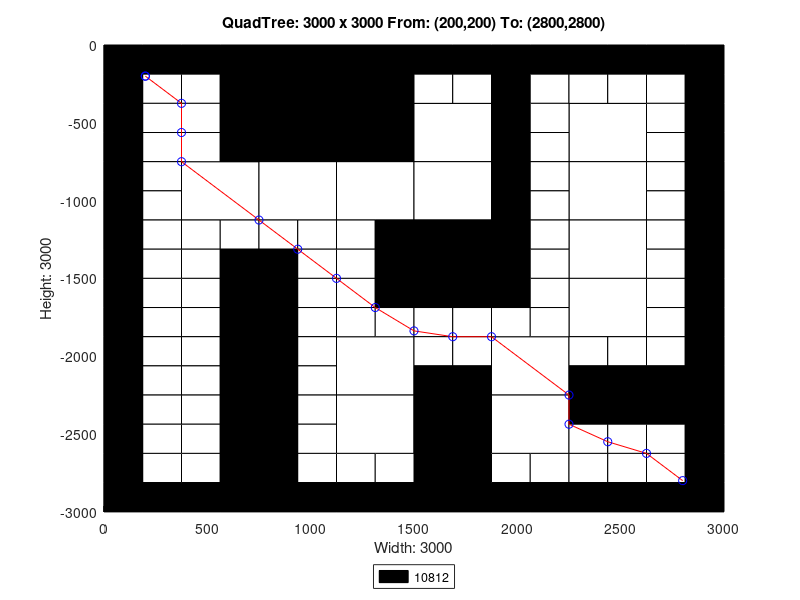

Source code (MATLAB):
axis([0 3000 -3000 0]);
title('QuadTree: 3000 x 3000 From: (200,200) To: (2800,2800)');
xlabel('Width: 3000');
ylabel('Height: 3000');
rectangle('Position',[750 -750 750 750], 'FaceColor',[0 0 0]);
rectangle('Position',[375 -1125 375 375], 'FaceColor',[1 1 1]);
rectangle('Position',[750 -1125 375 375], 'FaceColor',[1 1 1]);
rectangle('Position',[1125 -1125 375 375], 'FaceColor',[1 1 1]);
rectangle('Position',[1500 -750 375 375], 'FaceColor',[1 1 1]);
rectangle('Position',[2250 -750 375 375], 'FaceColor',[1 1 1]);
rectangle('Position',[1500 -1125 375 375], 'FaceColor',[1 1 1]);
rectangle('Position',[1500 -1500 375 375], 'FaceColor',[0 0 0]);
rectangle('Position',[2250 -1125 375 375], 'FaceColor',[1 1 1]);
rectangle('Position',[2250 -1500 375 375], 'FaceColor',[1 1 1]);
rectangle('Position',[1125 -2250 375 375], 'FaceColor',[1 1 1]);
rectangle('Position',[1125 -2625 375 375], 'FaceColor',[1 1 1]);
rectangle('Position',[1875 -2250 375 375], 'FaceColor',[1 1 1]);
rectangle('Position',[2250 -1875 375 375], 'FaceColor',[1 1 1]);
rectangle('Position',[1500 -2625 375 375], 'FaceColor',[0 0 0]);
rectangle('Position',[1875 -2625 375 375], 'FaceColor',[1 1 1]);
rectangle('Position',[1500 -3000 375 375], 'FaceColor',[0 0 0]);
rectangle('Position',[0 -187.5 187.5 187.5], 'FaceColor',[0 0 0]);
rectangle('Position',[187.5 -187.5 187.5 187.5], 'FaceColor',[0 0 0]);
rectangle('Position',[0 -375 187.5 187.5], 'FaceColor',[0 0 0]);
rectangle('Position',[187.5 -375 187.5 187.5], 'FaceColor',[1 1 1]);
rectangle('Position',[375 -187.5 187.5 187.5], 'FaceColor',[0 0 0]);
rectangle('Position',[562.5 -187.5 187.5 187.5], 'FaceColor',[0 0 0]);
rectangle('Position',[375 -375 187.5 187.5], 'FaceColor',[1 1 1]);
rectangle('Position',[562.5 -375 187.5 187.5], 'FaceColor',[0 0 0]);
rectangle('Position',[0 -562.5 187.5 187.5], 'FaceColor',[0 0 0]);
rectangle('Position',[187.5 -562.5 187.5 187.5], 'FaceColor',[1 1 1]);
rectangle('Position',[0 -750 187.5 187.5], 'FaceColor',[0 0 0]);
rectangle('Position',[187.5 -750 187.5 187.5], 'FaceColor',[1 1 1]);
rectangle('Position',[375 -562.5 187.5 187.5], 'FaceColor',[1 1 1]);
rectangle('Position',[562.5 -562.5 187.5 187.5], 'FaceColor',[0 0 0]);
rectangle('Position',[375 -750 187.5 187.5], 'FaceColor',[1 1 1]);
rectangle('Position',[562.5 -750 187.5 187.5], 'FaceColor',[0 0 0]);
rectangle('Position',[0 -937.5 187.5 187.5], 'FaceColor',[0 0 0]);
rectangle('Position',[187.5 -937.5 187.5 187.5], 'FaceColor',[1 1 1]);
rectangle('Position',[0 -1125 187.5 187.5], 'FaceColor',[0 0 0]);
rectangle('Position',[187.5 -1125 187.5 187.5], 'FaceColor',[1 1 1]);
rectangle('Position',[0 -1312.5 187.5 187.5], 'FaceColor',[0 0 0]);
rectangle('Position',[187.5 -1312.5 187.5 187.5], 'FaceColor',[1 1 1]);
rectangle('Position',[0 -1500 187.5 187.5], 'FaceColor',[0 0 0]);
rectangle('Position',[187.5 -1500 187.5 187.5], 'FaceColor',[1 1 1]);
rectangle('Position',[375 -1312.5 187.5 187.5], 'FaceColor',[1 1 1]);
rectangle('Position',[562.5 -1312.5 187.5 187.5], 'FaceColor',[1 1 1]);
rectangle('Position',[375 -1500 187.5 187.5], 'FaceColor',[1 1 1]);
rectangle('Position',[562.5 -1500 187.5 187.5], 'FaceColor',[0 0 0]);
rectangle('Position',[750 -1312.5 187.5 187.5], 'FaceColor',[1 1 1]);
rectangle('Position',[937.5 -1312.5 187.5 187.5], 'FaceColor',[1 1 1]);
rectangle('Position',[750 -1500 187.5 187.5], 'FaceColor',[0 0 0]);
rectangle('Position',[937.5 -1500 187.5 187.5], 'FaceColor',[1 1 1]);
rectangle('Position',[1125 -1312.5 187.5 187.5], 'FaceColor',[1 1 1]);
rectangle('Position',[1312.5 -1312.5 187.5 187.5], 'FaceColor',[0 0 0]);
rectangle('Position',[1125 -1500 187.5 187.5], 'FaceColor',[1 1 1]);
rectangle('Position',[1312.5 -1500 187.5 187.5], 'FaceColor',[0 0 0]);
rectangle('Position',[1500 -187.5 187.5 187.5], 'FaceColor',[0 0 0]);
rectangle('Position',[1687.5 -187.5 187.5 187.5], 'FaceColor',[0 0 0]);
rectangle('Position',[1500 -375 187.5 187.5], 'FaceColor',[1 1 1]);
rectangle('Position',[1687.5 -375 187.5 187.5], 'FaceColor',[1 1 1]);
rectangle('Position',[1875 -187.5 187.5 187.5], 'FaceColor',[0 0 0]);
rectangle('Position',[2062.5 -187.5 187.5 187.5], 'FaceColor',[0 0 0]);
rectangle('Position',[1875 -375 187.5 187.5], 'FaceColor',[0 0 0]);
rectangle('Position',[2062.5 -375 187.5 187.5], 'FaceColor',[1 1 1]);
rectangle('Position',[1875 -562.5 187.5 187.5], 'FaceColor',[0 0 0]);
rectangle('Position',[2062.5 -562.5 187.5 187.5], 'FaceColor',[1 1 1]);
rectangle('Position',[1875 -750 187.5 187.5], 'FaceColor',[0 0 0]);
rectangle('Position',[2062.5 -750 187.5 187.5], 'FaceColor',[1 1 1]);
rectangle('Position',[2250 -187.5 187.5 187.5], 'FaceColor',[0 0 0]);
rectangle('Position',[2437.5 -187.5 187.5 187.5], 'FaceColor',[0 0 0]);
rectangle('Position',[2250 -375 187.5 187.5], 'FaceColor',[1 1 1]);
rectangle('Position',[2437.5 -375 187.5 187.5], 'FaceColor',[1 1 1]);
rectangle('Position',[2625 -187.5 187.5 187.5], 'FaceColor',[0 0 0]);
rectangle('Position',[2812.5 -187.5 187.5 187.5], 'FaceColor',[0 0 0]);
rectangle('Position',[2625 -375 187.5 187.5], 'FaceColor',[1 1 1]);
rectangle('Position',[2812.5 -375 187.5 187.5], 'FaceColor',[0 0 0]);
rectangle('Position',[2625 -562.5 187.5 187.5], 'FaceColor',[1 1 1]);
rectangle('Position',[2812.5 -562.5 187.5 187.5], 'FaceColor',[0 0 0]);
rectangle('Position',[2625 -750 187.5 187.5], 'FaceColor',[1 1 1]);
rectangle('Position',[2812.5 -750 187.5 187.5], 'FaceColor',[0 0 0]);
rectangle('Position',[1875 -937.5 187.5 187.5], 'FaceColor',[0 0 0]);
rectangle('Position',[2062.5 -937.5 187.5 187.5], 'FaceColor',[1 1 1]);
rectangle('Position',[1875 -1125 187.5 187.5], 'FaceColor',[0 0 0]);
rectangle('Position',[2062.5 -1125 187.5 187.5], 'FaceColor',[1 1 1]);
rectangle('Position',[1875 -1312.5 187.5 187.5], 'FaceColor',[0 0 0]);
rectangle('Position',[2062.5 -1312.5 187.5 187.5], 'FaceColor',[1 1 1]);
rectangle('Position',[1875 -1500 187.5 187.5], 'FaceColor',[0 0 0]);
rectangle('Position',[2062.5 -1500 187.5 187.5], 'FaceColor',[1 1 1]);
rectangle('Position',[2625 -937.5 187.5 187.5], 'FaceColor',[1 1 1]);
rectangle('Position',[2812.5 -937.5 187.5 187.5], 'FaceColor',[0 0 0]);
rectangle('Position',[2625 -1125 187.5 187.5], 'FaceColor',[1 1 1]);
rectangle('Position',[2812.5 -1125 187.5 187.5], 'FaceColor',[0 0 0]);
rectangle('Position',[2625 -1312.5 187.5 187.5], 'FaceColor',[1 1 1]);
rectangle('Position',[2812.5 -1312.5 187.5 187.5], 'FaceColor',[0 0 0]);
rectangle('Position',[2625 -1500 187.5 187.5], 'FaceColor',[1 1 1]);
rectangle('Position',[2812.5 -1500 187.5 187.5], 'FaceColor',[0 0 0]);
rectangle('Position',[0 -1687.5 187.5 187.5], 'FaceColor',[0 0 0]);
rectangle('Position',[187.5 -1687.5 187.5 187.5], 'FaceColor',[1 1 1]);
rectangle('Position',[0 -1875 187.5 187.5], 'FaceColor',[0 0 0]);
rectangle('Position',[187.5 -1875 187.5 187.5], 'FaceColor',[1 1 1]);
rectangle('Position',[375 -1687.5 187.5 187.5], 'FaceColor',[1 1 1]);
rectangle('Position',[562.5 -1687.5 187.5 187.5], 'FaceColor',[0 0 0]);
rectangle('Position',[375 -1875 187.5 187.5], 'FaceColor',[1 1 1]);
rectangle('Position',[562.5 -1875 187.5 187.5], 'FaceColor',[0 0 0]);
rectangle('Position',[0 -2062.5 187.5 187.5], 'FaceColor',[0 0 0]);
rectangle('Position',[187.5 -2062.5 187.5 187.5], 'FaceColor',[1 1 1]);
rectangle('Position',[0 -2250 187.5 187.5], 'FaceColor',[0 0 0]);
rectangle('Position',[187.5 -2250 187.5 187.5], 'FaceColor',[1 1 1]);
rectangle('Position',[375 -2062.5 187.5 187.5], 'FaceColor',[1 1 1]);
rectangle('Position',[562.5 -2062.5 187.5 187.5], 'FaceColor',[0 0 0]);
rectangle('Position',[375 -2250 187.5 187.5], 'FaceColor',[1 1 1]);
rectangle('Position',[562.5 -2250 187.5 187.5], 'FaceColor',[0 0 0]);
rectangle('Position',[750 -1687.5 187.5 187.5], 'FaceColor',[0 0 0]);
rectangle('Position',[937.5 -1687.5 187.5 187.5], 'FaceColor',[1 1 1]);
rectangle('Position',[750 -1875 187.5 187.5], 'FaceColor',[0 0 0]);
rectangle('Position',[937.5 -1875 187.5 187.5], 'FaceColor',[1 1 1]);
rectangle('Position',[1125 -1687.5 187.5 187.5], 'FaceColor',[1 1 1]);
rectangle('Position',[1312.5 -1687.5 187.5 187.5], 'FaceColor',[0 0 0]);
rectangle('Position',[1125 -1875 187.5 187.5], 'FaceColor',[1 1 1]);
rectangle('Position',[1312.5 -1875 187.5 187.5], 'FaceColor',[1 1 1]);
rectangle('Position',[750 -2062.5 187.5 187.5], 'FaceColor',[0 0 0]);
rectangle('Position',[937.5 -2062.5 187.5 187.5], 'FaceColor',[1 1 1]);
rectangle('Position',[750 -2250 187.5 187.5], 'FaceColor',[0 0 0]);
rectangle('Position',[937.5 -2250 187.5 187.5], 'FaceColor',[1 1 1]);
rectangle('Position',[0 -2437.5 187.5 187.5], 'FaceColor',[0 0 0]);
rectangle('Position',[187.5 -2437.5 187.5 187.5], 'FaceColor',[1 1 1]);
rectangle('Position',[0 -2625 187.5 187.5], 'FaceColor',[0 0 0]);
rectangle('Position',[187.5 -2625 187.5 187.5], 'FaceColor',[1 1 1]);
rectangle('Position',[375 -2437.5 187.5 187.5], 'FaceColor',[1 1 1]);
rectangle('Position',[562.5 -2437.5 187.5 187.5], 'FaceColor',[0 0 0]);
rectangle('Position',[375 -2625 187.5 187.5], 'FaceColor',[1 1 1]);
rectangle('Position',[562.5 -2625 187.5 187.5], 'FaceColor',[0 0 0]);
rectangle('Position',[0 -2812.5 187.5 187.5], 'FaceColor',[0 0 0]);
rectangle('Position',[187.5 -2812.5 187.5 187.5], 'FaceColor',[1 1 1]);
rectangle('Position',[0 -3000 187.5 187.5], 'FaceColor',[0 0 0]);
rectangle('Position',[187.5 -3000 187.5 187.5], 'FaceColor',[0 0 0]);
rectangle('Position',[375 -2812.5 187.5 187.5], 'FaceColor',[1 1 1]);
rectangle('Position',[562.5 -2812.5 187.5 187.5], 'FaceColor',[0 0 0]);
rectangle('Position',[375 -3000 187.5 187.5], 'FaceColor',[0 0 0]);
rectangle('Position',[562.5 -3000 187.5 187.5], 'FaceColor',[0 0 0]);
rectangle('Position',[750 -2437.5 187.5 187.5], 'FaceColor',[0 0 0]);
rectangle('Position',[937.5 -2437.5 187.5 187.5], 'FaceColor',[1 1 1]);
rectangle('Position',[750 -2625 187.5 187.5], 'FaceColor',[0 0 0]);
rectangle('Position',[937.5 -2625 187.5 187.5], 'FaceColor',[1 1 1]);
rectangle('Position',[750 -2812.5 187.5 187.5], 'FaceColor',[0 0 0]);
rectangle('Position',[937.5 -2812.5 187.5 187.5], 'FaceColor',[1 1 1]);
rectangle('Position',[750 -3000 187.5 187.5], 'FaceColor',[0 0 0]);
rectangle('Position',[937.5 -3000 187.5 187.5], 'FaceColor',[0 0 0]);
rectangle('Position',[1125 -2812.5 187.5 187.5], 'FaceColor',[1 1 1]);
rectangle('Position',[1312.5 -2812.5 187.5 187.5], 'FaceColor',[1 1 1]);
rectangle('Position',[1125 -3000 187.5 187.5], 'FaceColor',[0 0 0]);
rectangle('Position',[1312.5 -3000 187.5 187.5], 'FaceColor',[0 0 0]);
rectangle('Position',[1500 -1687.5 187.5 187.5], 'FaceColor',[0 0 0]);
rectangle('Position',[1687.5 -1687.5 187.5 187.5], 'FaceColor',[0 0 0]);
rectangle('Position',[1500 -1875 187.5 187.5], 'FaceColor',[1 1 1]);
rectangle('Position',[1687.5 -1875 187.5 187.5], 'FaceColor',[1 1 1]);
rectangle('Position',[1875 -1687.5 187.5 187.5], 'FaceColor',[0 0 0]);
rectangle('Position',[2062.5 -1687.5 187.5 187.5], 'FaceColor',[1 1 1]);
rectangle('Position',[1875 -1875 187.5 187.5], 'FaceColor',[1 1 1]);
rectangle('Position',[2062.5 -1875 187.5 187.5], 'FaceColor',[1 1 1]);
rectangle('Position',[1500 -2062.5 187.5 187.5], 'FaceColor',[1 1 1]);
rectangle('Position',[1687.5 -2062.5 187.5 187.5], 'FaceColor',[1 1 1]);
rectangle('Position',[1500 -2250 187.5 187.5], 'FaceColor',[0 0 0]);
rectangle('Position',[1687.5 -2250 187.5 187.5], 'FaceColor',[0 0 0]);
rectangle('Position',[2625 -1687.5 187.5 187.5], 'FaceColor',[1 1 1]);
rectangle('Position',[2812.5 -1687.5 187.5 187.5], 'FaceColor',[0 0 0]);
rectangle('Position',[2625 -1875 187.5 187.5], 'FaceColor',[1 1 1]);
rectangle('Position',[2812.5 -1875 187.5 187.5], 'FaceColor',[0 0 0]);
rectangle('Position',[2250 -2062.5 187.5 187.5], 'FaceColor',[1 1 1]);
rectangle('Position',[2437.5 -2062.5 187.5 187.5], 'FaceColor',[1 1 1]);
rectangle('Position',[2250 -2250 187.5 187.5], 'FaceColor',[0 0 0]);
rectangle('Position',[2437.5 -2250 187.5 187.5], 'FaceColor',[0 0 0]);
rectangle('Position',[2625 -2062.5 187.5 187.5], 'FaceColor',[1 1 1]);
rectangle('Position',[2812.5 -2062.5 187.5 187.5], 'FaceColor',[0 0 0]);
rectangle('Position',[2625 -2250 187.5 187.5], 'FaceColor',[0 0 0]);
rectangle('Position',[2812.5 -2250 187.5 187.5], 'FaceColor',[0 0 0]);
rectangle('Position',[1875 -2812.5 187.5 187.5], 'FaceColor',[1 1 1]);
rectangle('Position',[2062.5 -2812.5 187.5 187.5], 'FaceColor',[1 1 1]);
rectangle('Position',[1875 -3000 187.5 187.5], 'FaceColor',[0 0 0]);
rectangle('Position',[2062.5 -3000 187.5 187.5], 'FaceColor',[0 0 0]);
rectangle('Position',[2250 -2437.5 187.5 187.5], 'FaceColor',[0 0 0]);
rectangle('Position',[2437.5 -2437.5 187.5 187.5], 'FaceColor',[0 0 0]);
rectangle('Position',[2250 -2625 187.5 187.5], 'FaceColor',[1 1 1]);
rectangle('Position',[2437.5 -2625 187.5 187.5], 'FaceColor',[1 1 1]);
rectangle('Position',[2625 -2437.5 187.5 187.5], 'FaceColor',[0 0 0]);
rectangle('Position',[2812.5 -2437.5 187.5 187.5], 'FaceColor',[0 0 0]);
rectangle('Position',[2625 -2625 187.5 187.5], 'FaceColor',[1 1 1]);
rectangle('Position',[2812.5 -2625 187.5 187.5], 'FaceColor',[0 0 0]);
rectangle('Position',[2250 -2812.5 187.5 187.5], 'FaceColor',[1 1 1]);
rectangle('Position',[2437.5 -2812.5 187.5 187.5], 'FaceColor',[1 1 1]);
rectangle('Position',[2250 -3000 187.5 187.5], 'FaceColor',[0 0 0]);
rectangle('Position',[2437.5 -3000 187.5 187.5], 'FaceColor',[0 0 0]);
rectangle('Position',[2625 -2812.5 187.5 187.5], 'FaceColor',[1 1 1]);
rectangle('Position',[2812.5 -2812.5 187.5 187.5], 'FaceColor',[0 0 0]);
rectangle('Position',[2625 -3000 187.5 187.5], 'FaceColor',[0 0 0]);
rectangle('Position',[2812.5 -3000 187.5 187.5], 'FaceColor',[0 0 0]);
X=[2800,2625,2437.5,2250,2250,1875,1687.5,1500,1312.5,1125,937.5,750,375,375,375,200,200];
Y=[-2800,-2625,-2550,-2437.5,-2250,-1875,-1875,-1837.5,-1687.5,-1500,-1312.5,-1125,-750,-562.5,-375,-200,-200];
hold on;
plot(X,Y,'r');
plot(X,Y,'bo');
legend('10812','Location','southoutside');
